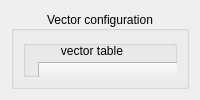
      <widget class="QWidget" name="VectorConfigView">
       <layout class="QGridLayout" name="gridLayout_11">
        <item row="4" column="0">
         <widget class="QGroupBox" name="VectorConfigGroupBoxView">
          <property name="title">
           <string>Vector configuration</string>
          </property>
          <property name="alignment">
           <set>Qt::AlignCenter</set>
          </property>
          <layout class="QGridLayout" name="gridLayout_7">
           <item row="0" column="0">
            <widget class="QGroupBox" name="VectorConfigGroupBoxFieldArea">
             <widget class="QTableWidget" name="VC_TableView">
              <property name="geometry">
               <rect>
                <x>15</x>
                <y>22</y>
                <width>743</width>
                <height>581</height>
               </rect>
              </property>
              <property name="sizePolicy">
               <sizepolicy hsizetype="Expanding" vsizetype="Expanding">
                <horstretch>0</horstretch>
                <verstretch>0</verstretch>
               </sizepolicy>
              </property>
              <property name="frameShadow">
               <enum>QFrame::Sunken</enum>
              </property>
              <property name="sizeAdjustPolicy">
               <enum>QAbstractScrollArea::AdjustToContentsOnFirstShow</enum>
              </property>
              <property name="dragEnabled">
               <bool>false</bool>
              </property>
              <property name="selectionMode">
               <enum>QAbstractItemView::ExtendedSelection</enum>
              </property>
              <property name="textElideMode">
               <enum>Qt::ElideRight</enum>
              </property>
              <property name="verticalScrollMode">
               <enum>QAbstractItemView::ScrollPerPixel</enum>
              </property>
              <property name="gridStyle">
               <enum>Qt::SolidLine</enum>
              </property>
              <property name="sortingEnabled">
               <bool>true</bool>
              </property>
              <property name="rowCount">
               <number>50</number>
              </property>
              <attribute name="horizontalHeaderCascadingSectionResizes">
               <bool>false</bool>
              </attribute>
              <attribute name="horizontalHeaderDefaultSectionSize">
               <number>240</number>
              </attribute>
              <attribute name="horizontalHeaderShowSortIndicator" stdset="0">
               <bool>true</bool>
              </attribute>
              <attribute name="horizontalHeaderStretchLastSection">
               <bool>false</bool>
              </attribute>
              <attribute name="verticalHeaderDefaultSectionSize">
               <number>35</number>
              </attribute>
              <row/>
              <row/>
              <row/>
              <row/>
              <row/>
              <row/>
              <row/>
              <row/>
              <row/>
              <row/>
              <row/>
              <row/>
              <row/>
              <row/>
              <row/>
              <row/>
              <row/>
              <row/>
              <row/>
              <row/>
              <row/>
              <row/>
              <row/>
              <row/>
              <row/>
              <row/>
              <row/>
              <row/>
              <row/>
              <row/>
              <row/>
              <row/>
              <row/>
              <row/>
              <row/>
              <row/>
              <row/>
              <row/>
              <row/>
              <row/>
              <row/>
              <row/>
              <row/>
              <row/>
              <row/>
              <row/>
              <row/>
              <row/>
              <row/>
              <row/>
              <column>
               <property name="text">
                <string/>
               </property>
               <property name="textAlignment">
                <set>AlignLeading|AlignVCenter</set>
               </property>
              </column>
              <column>
               <property name="text">
                <string>Vector name</string>
               </property>
               <property name="textAlignment">
                <set>AlignLeading|AlignVCenter</set>
               </property>
              </column>
              <column>
               <property name="text">
                <string>Vector description</string>
               </property>
              </column>
              <item row="0" column="0">
               <property name="text">
                <string/>
               </property>
               <property name="textAlignment">
                <set>AlignLeading|AlignVCenter</set>
               </property>
               <property name="checkState">
                <enum>Unchecked</enum>
               </property>
              </item>
              <item row="0" column="1">
               <property name="text">
                <string/>
               </property>
              </item>
              <item row="1" column="0">
               <property name="text">
                <string/>
               </property>
               <property name="checkState">
                <enum>Unchecked</enum>
               </property>
              </item>
              <item row="2" column="0">
               <property name="text">
                <string/>
               </property>
               <property name="checkState">
                <enum>Unchecked</enum>
               </property>
              </item>
              <item row="3" column="0">
               <property name="text">
                <string/>
               </property>
               <property name="checkState">
                <enum>Unchecked</enum>
               </property>
              </item>
              <item row="4" column="0">
               <property name="text">
                <string/>
               </property>
               <property name="checkState">
                <enum>Unchecked</enum>
               </property>
              </item>
              <item row="5" column="0">
               <property name="text">
                <string/>
               </property>
               <property name="checkState">
                <enum>Unchecked</enum>
               </property>
              </item>
              <item row="6" column="0">
               <property name="text">
                <string/>
               </property>
               <property name="checkState">
                <enum>Unchecked</enum>
               </property>
              </item>
              <item row="7" column="0">
               <property name="text">
                <string/>
               </property>
               <property name="checkState">
                <enum>Unchecked</enum>
               </property>
              </item>
              <item row="8" column="0">
               <property name="text">
                <string/>
               </property>
               <property name="checkState">
                <enum>Unchecked</enum>
               </property>
              </item>
              <item row="9" column="0">
               <property name="text">
                <string/>
               </property>
               <property name="checkState">
                <enum>Unchecked</enum>
               </property>
              </item>
              <item row="10" column="0">
               <property name="text">
                <string/>
               </property>
               <property name="checkState">
                <enum>Unchecked</enum>
               </property>
              </item>
              <item row="11" column="0">
               <property name="text">
                <string/>
               </property>
               <property name="checkState">
                <enum>Unchecked</enum>
               </property>
              </item>
              <item row="12" column="0">
               <property name="text">
                <string/>
               </property>
               <property name="checkState">
                <enum>Unchecked</enum>
               </property>
              </item>
              <item row="13" column="0">
               <property name="text">
                <string/>
               </property>
               <property name="checkState">
                <enum>Unchecked</enum>
               </property>
              </item>
              <item row="14" column="0">
               <property name="text">
                <string/>
               </property>
               <property name="checkState">
                <enum>Unchecked</enum>
               </property>
              </item>
              <item row="15" column="0">
               <property name="text">
                <string/>
               </property>
               <property name="checkState">
                <enum>Unchecked</enum>
               </property>
              </item>
              <item row="16" column="0">
               <property name="text">
                <string/>
               </property>
               <property name="checkState">
                <enum>Unchecked</enum>
               </property>
              </item>
              <item row="17" column="0">
               <property name="text">
                <string/>
               </property>
               <property name="checkState">
                <enum>Unchecked</enum>
               </property>
              </item>
              <item row="18" column="0">
               <property name="text">
                <string/>
               </property>
               <property name="checkState">
                <enum>Unchecked</enum>
               </property>
              </item>
              <item row="19" column="0">
               <property name="text">
                <string/>
               </property>
               <property name="checkState">
                <enum>Unchecked</enum>
               </property>
              </item>
              <item row="20" column="0">
               <property name="text">
                <string/>
               </property>
               <property name="checkState">
                <enum>Unchecked</enum>
               </property>
              </item>
              <item row="21" column="0">
               <property name="text">
                <string/>
               </property>
               <property name="checkState">
                <enum>Unchecked</enum>
               </property>
              </item>
              <item row="22" column="0">
               <property name="text">
                <string/>
               </property>
               <property name="checkState">
                <enum>Unchecked</enum>
               </property>
              </item>
              <item row="23" column="0">
               <property name="text">
                <string/>
               </property>
               <property name="checkState">
                <enum>Unchecked</enum>
               </property>
              </item>
              <item row="24" column="0">
               <property name="text">
                <string/>
               </property>
               <property name="checkState">
                <enum>Unchecked</enum>
               </property>
              </item>
              <item row="25" column="0">
               <property name="text">
                <string/>
               </property>
               <property name="checkState">
                <enum>Unchecked</enum>
               </property>
              </item>
              <item row="26" column="0">
               <property name="text">
                <string/>
               </property>
               <property name="checkState">
                <enum>Unchecked</enum>
               </property>
              </item>
              <item row="27" column="0">
               <property name="text">
                <string/>
               </property>
               <property name="checkState">
                <enum>Unchecked</enum>
               </property>
              </item>
              <item row="28" column="0">
               <property name="text">
                <string/>
               </property>
               <property name="checkState">
                <enum>Unchecked</enum>
               </property>
              </item>
              <item row="29" column="0">
               <property name="text">
                <string/>
               </property>
               <property name="checkState">
                <enum>Unchecked</enum>
               </property>
              </item>
              <item row="30" column="0">
               <property name="text">
                <string/>
               </property>
               <property name="checkState">
                <enum>Unchecked</enum>
               </property>
              </item>
              <item row="31" column="0">
               <property name="text">
                <string/>
               </property>
               <property name="checkState">
                <enum>Unchecked</enum>
               </property>
              </item>
              <item row="32" column="0">
               <property name="text">
                <string/>
               </property>
               <property name="checkState">
                <enum>Unchecked</enum>
               </property>
              </item>
              <item row="33" column="0">
               <property name="text">
                <string/>
               </property>
               <property name="checkState">
                <enum>Unchecked</enum>
               </property>
              </item>
              <item row="34" column="0">
               <property name="text">
                <string/>
               </property>
               <property name="checkState">
                <enum>Unchecked</enum>
               </property>
              </item>
              <item row="35" column="0">
               <property name="text">
                <string/>
               </property>
               <property name="checkState">
                <enum>Unchecked</enum>
               </property>
              </item>
              <item row="36" column="0">
               <property name="text">
                <string/>
               </property>
               <property name="checkState">
                <enum>Unchecked</enum>
               </property>
              </item>
              <item row="37" column="0">
               <property name="text">
                <string/>
               </property>
               <property name="checkState">
                <enum>Unchecked</enum>
               </property>
              </item>
              <item row="38" column="0">
               <property name="text">
                <string/>
               </property>
               <property name="checkState">
                <enum>Unchecked</enum>
               </property>
              </item>
              <item row="39" column="0">
               <property name="text">
                <string/>
               </property>
               <property name="checkState">
                <enum>Unchecked</enum>
               </property>
              </item>
              <item row="40" column="0">
               <property name="text">
                <string/>
               </property>
               <property name="checkState">
                <enum>Unchecked</enum>
               </property>
              </item>
              <item row="41" column="0">
               <property name="text">
                <string/>
               </property>
               <property name="checkState">
                <enum>Unchecked</enum>
               </property>
              </item>
              <item row="42" column="0">
               <property name="text">
                <string/>
               </property>
               <property name="checkState">
                <enum>Unchecked</enum>
               </property>
              </item>
              <item row="43" column="0">
               <property name="text">
                <string/>
               </property>
               <property name="checkState">
                <enum>Unchecked</enum>
               </property>
              </item>
              <item row="44" column="0">
               <property name="text">
                <string/>
               </property>
               <property name="checkState">
                <enum>Unchecked</enum>
               </property>
              </item>
              <item row="45" column="0">
               <property name="text">
                <string/>
               </property>
               <property name="checkState">
                <enum>Unchecked</enum>
               </property>
              </item>
              <item row="46" column="0">
               <property name="text">
                <string/>
               </property>
               <property name="checkState">
                <enum>Unchecked</enum>
               </property>
              </item>
              <item row="47" column="0">
               <property name="text">
                <string/>
               </property>
               <property name="checkState">
                <enum>Unchecked</enum>
               </property>
              </item>
              <item row="48" column="0">
               <property name="text">
                <string/>
               </property>
               <property name="checkState">
                <enum>Unchecked</enum>
               </property>
              </item>
              <item row="49" column="0">
               <property name="text">
                <string/>
               </property>
               <property name="checkState">
                <enum>Unchecked</enum>
               </property>
              </item>
             </widget>
             <widget class="QPushButton" name="VC_AddVectorButton">
              <property name="geometry">
               <rect>
                <x>419</x>
                <y>613</y>
                <width>109</width>
                <height>32</height>
               </rect>
              </property>
              <property name="text">
               <string>Add vector</string>
              </property>
             </widget>
             <widget class="QPushButton" name="VC_DeleteVectorButton">
              <property name="geometry">
               <rect>
                <x>530</x>
                <y>613</y>
                <width>124</width>
                <height>32</height>
               </rect>
              </property>
              <property name="text">
               <string>Delete vector</string>
              </property>
             </widget>
             <widget class="QPushButton" name="VC_EditVectorButton">
              <property name="geometry">
               <rect>
                <x>656</x>
                <y>613</y>
                <width>108</width>
                <height>32</height>
               </rect>
              </property>
              <property name="text">
               <string>Edit vector</string>
              </property>
             </widget>
             <widget class="QLabel" name="VC_VectorTableLabel">
              <property name="geometry">
               <rect>
                <x>18</x>
                <y>-10</y>
                <width>101</width>
                <height>41</height>
               </rect>
              </property>
              <property name="text">
               <string>      vector table</string>
              </property>
              <property name="alignment">
               <set>Qt::AlignLeading|Qt::AlignLeft|Qt::AlignVCenter</set>
              </property>
             </widget>
            </widget>
           </item>
          </layout>
         </widget>
        </item>
       </layout>
      </widget>
